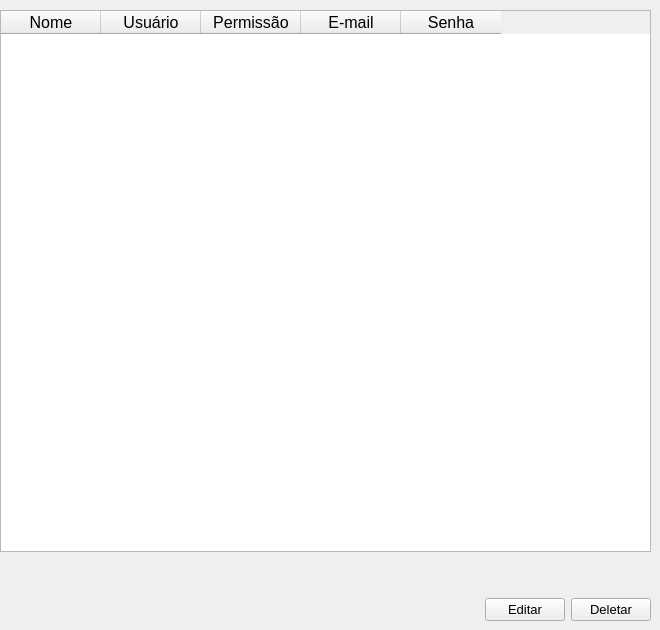
    <widget class="QWidget" name="page_3">
     <widget class="QWidget" name="verticalLayoutWidget_10">
      <property name="geometry">
       <rect>
        <x>0</x>
        <y>10</y>
        <width>651</width>
        <height>611</height>
       </rect>
      </property>
      <layout class="QVBoxLayout" name="verticalLayout_20">
       <item>
        <widget class="QTableWidget" name="tableWidget_5">
         <property name="font">
          <font>
           <family>MS Shell Dlg 2</family>
           <pointsize>12</pointsize>
          </font>
         </property>
         <column>
          <property name="text">
           <string>Nome</string>
          </property>
         </column>
         <column>
          <property name="text">
           <string>Usuário</string>
          </property>
         </column>
         <column>
          <property name="text">
           <string>Permissão</string>
          </property>
         </column>
         <column>
          <property name="text">
           <string>E-mail</string>
          </property>
         </column>
         <column>
          <property name="text">
           <string>Senha</string>
          </property>
         </column>
        </widget>
       </item>
       <item>
        <spacer name="verticalSpacer_21">
         <property name="orientation">
          <enum>Qt::Vertical</enum>
         </property>
         <property name="sizeType">
          <enum>QSizePolicy::Minimum</enum>
         </property>
         <property name="sizeHint" stdset="0">
          <size>
           <width>20</width>
           <height>40</height>
          </size>
         </property>
        </spacer>
       </item>
       <item>
        <layout class="QHBoxLayout" name="horizontalLayout_32">
         <item>
          <spacer name="horizontalSpacer_10">
           <property name="orientation">
            <enum>Qt::Horizontal</enum>
           </property>
           <property name="sizeHint" stdset="0">
            <size>
             <width>40</width>
             <height>20</height>
            </size>
           </property>
          </spacer>
         </item>
         <item>
          <widget class="QPushButton" name="editButton_3">
           <property name="font">
            <font>
             <pointsize>10</pointsize>
            </font>
           </property>
           <property name="text">
            <string>Editar</string>
           </property>
          </widget>
         </item>
         <item>
          <widget class="QPushButton" name="dellButton_2">
           <property name="font">
            <font>
             <pointsize>10</pointsize>
            </font>
           </property>
           <property name="text">
            <string>Deletar</string>
           </property>
          </widget>
         </item>
        </layout>
       </item>
      </layout>
     </widget>
    </widget>
